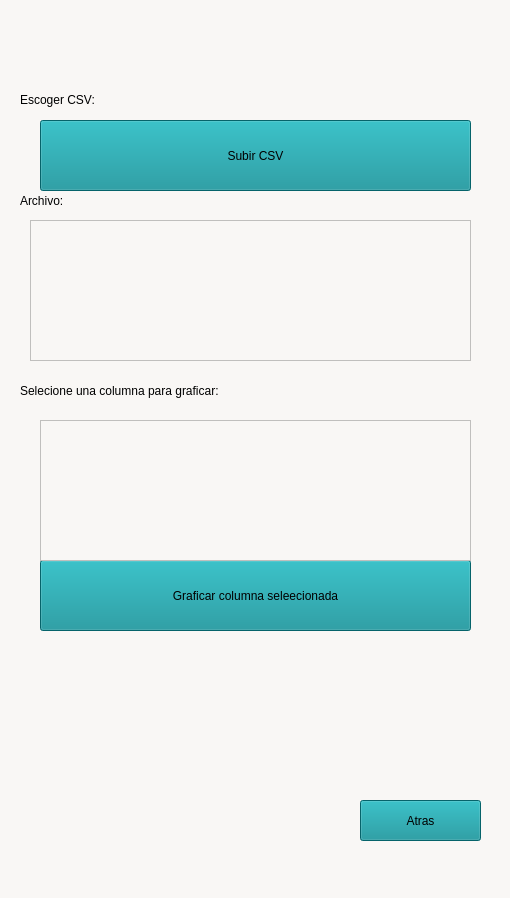
<?xml version="1.0" encoding="UTF-8"?>
<ui version="4.0">
 <class>datos_tabulados</class>
 <widget class="QMainWindow" name="datos_tabulados">
  <property name="geometry">
   <rect>
    <x>0</x>
    <y>0</y>
    <width>510</width>
    <height>898</height>
   </rect>
  </property>
  <property name="windowTitle">
   <string>MainWindow</string>
  </property>
  <property name="styleSheet">
   <string notr="true">background-color: rgb(249, 247, 245)</string>
  </property>
  <widget class="QWidget" name="centralwidget">
   <widget class="QLabel" name="logo">
    <property name="geometry">
     <rect>
      <x>160</x>
      <y>10</y>
      <width>221</width>
      <height>71</height>
     </rect>
    </property>
    <property name="minimumSize">
     <size>
      <width>221</width>
      <height>0</height>
     </size>
    </property>
    <property name="styleSheet">
     <string notr="true">border-image: url(:/logo.png);</string>
    </property>
    <property name="text">
     <string/>
    </property>
   </widget>
   <widget class="QTableWidget" name="tabla_datos">
    <property name="geometry">
     <rect>
      <x>30</x>
      <y>220</y>
      <width>441</width>
      <height>141</height>
     </rect>
    </property>
    <property name="rowCount">
     <number>0</number>
    </property>
    <property name="columnCount">
     <number>0</number>
    </property>
   </widget>
   <widget class="QPushButton" name="boton_graficar">
    <property name="geometry">
     <rect>
      <x>40</x>
      <y>560</y>
      <width>431</width>
      <height>71</height>
     </rect>
    </property>
    <property name="styleSheet">
     <string notr="true">font: 10pt &quot;Calibri&quot;;
background-color: rgb(9, 139, 148)</string>
    </property>
    <property name="text">
     <string>Graficar columna seleecionada</string>
    </property>
   </widget>
   <widget class="QPushButton" name="atras">
    <property name="geometry">
     <rect>
      <x>360</x>
      <y>800</y>
      <width>121</width>
      <height>41</height>
     </rect>
    </property>
    <property name="styleSheet">
     <string notr="true">font: 10pt &quot;Calibri&quot;;background-color: rgb(9, 139, 148)</string>
    </property>
    <property name="text">
     <string>Atras</string>
    </property>
   </widget>
   <widget class="QLabel" name="subtitulo">
    <property name="geometry">
     <rect>
      <x>20</x>
      <y>80</y>
      <width>441</width>
      <height>41</height>
     </rect>
    </property>
    <property name="styleSheet">
     <string notr="true">font: 75 20pt &quot;Calibri&quot;;</string>
    </property>
    <property name="text">
     <string>&lt;html&gt;&lt;head/&gt;&lt;body&gt;&lt;p&gt;Escoger CSV:&lt;/p&gt;&lt;/body&gt;&lt;/html&gt;</string>
    </property>
   </widget>
   <widget class="QPushButton" name="boton_subir_CSV">
    <property name="geometry">
     <rect>
      <x>40</x>
      <y>120</y>
      <width>431</width>
      <height>71</height>
     </rect>
    </property>
    <property name="styleSheet">
     <string notr="true">font: 10pt &quot;Calibri&quot;;

background-color: rgb(9, 139, 148)</string>
    </property>
    <property name="text">
     <string>Subir CSV</string>
    </property>
   </widget>
   <widget class="QListWidget" name="lista_columnas">
    <property name="geometry">
     <rect>
      <x>40</x>
      <y>420</y>
      <width>431</width>
      <height>141</height>
     </rect>
    </property>
   </widget>
   <widget class="QLabel" name="name_archivo">
    <property name="geometry">
     <rect>
      <x>20</x>
      <y>190</y>
      <width>321</width>
      <height>21</height>
     </rect>
    </property>
    <property name="styleSheet">
     <string notr="true">font:  15pt &quot;Calibri&quot;;</string>
    </property>
    <property name="text">
     <string>Archivo:</string>
    </property>
   </widget>
   <widget class="QLabel" name="subtitulo_2">
    <property name="geometry">
     <rect>
      <x>20</x>
      <y>380</y>
      <width>391</width>
      <height>21</height>
     </rect>
    </property>
    <property name="styleSheet">
     <string notr="true">font:  15pt &quot;Calibri&quot;;</string>
    </property>
    <property name="text">
     <string>Selecione una columna para graficar:</string>
    </property>
   </widget>
   <widget class="QLabel" name="grafica">
    <property name="geometry">
     <rect>
      <x>80</x>
      <y>640</y>
      <width>201</width>
      <height>201</height>
     </rect>
    </property>
    <property name="styleSheet">
     <string notr="true">border-image: url(:/imagenes/img proy inf/truncfinal01.png);</string>
    </property>
    <property name="text">
     <string/>
    </property>
   </widget>
   <zorder>logo</zorder>
   <zorder>tabla_datos</zorder>
   <zorder>boton_graficar</zorder>
   <zorder>atras</zorder>
   <zorder>subtitulo</zorder>
   <zorder>name_archivo</zorder>
   <zorder>subtitulo_2</zorder>
   <zorder>grafica</zorder>
   <zorder>boton_subir_CSV</zorder>
   <zorder>lista_columnas</zorder>
  </widget>
  <widget class="QMenuBar" name="menubar">
   <property name="geometry">
    <rect>
     <x>0</x>
     <y>0</y>
     <width>510</width>
     <height>26</height>
    </rect>
   </property>
  </widget>
  <widget class="QStatusBar" name="statusbar"/>
 </widget>
 <resources>
  <include location="logo_pricipal.qrc"/>
 </resources>
 <connections/>
</ui>
